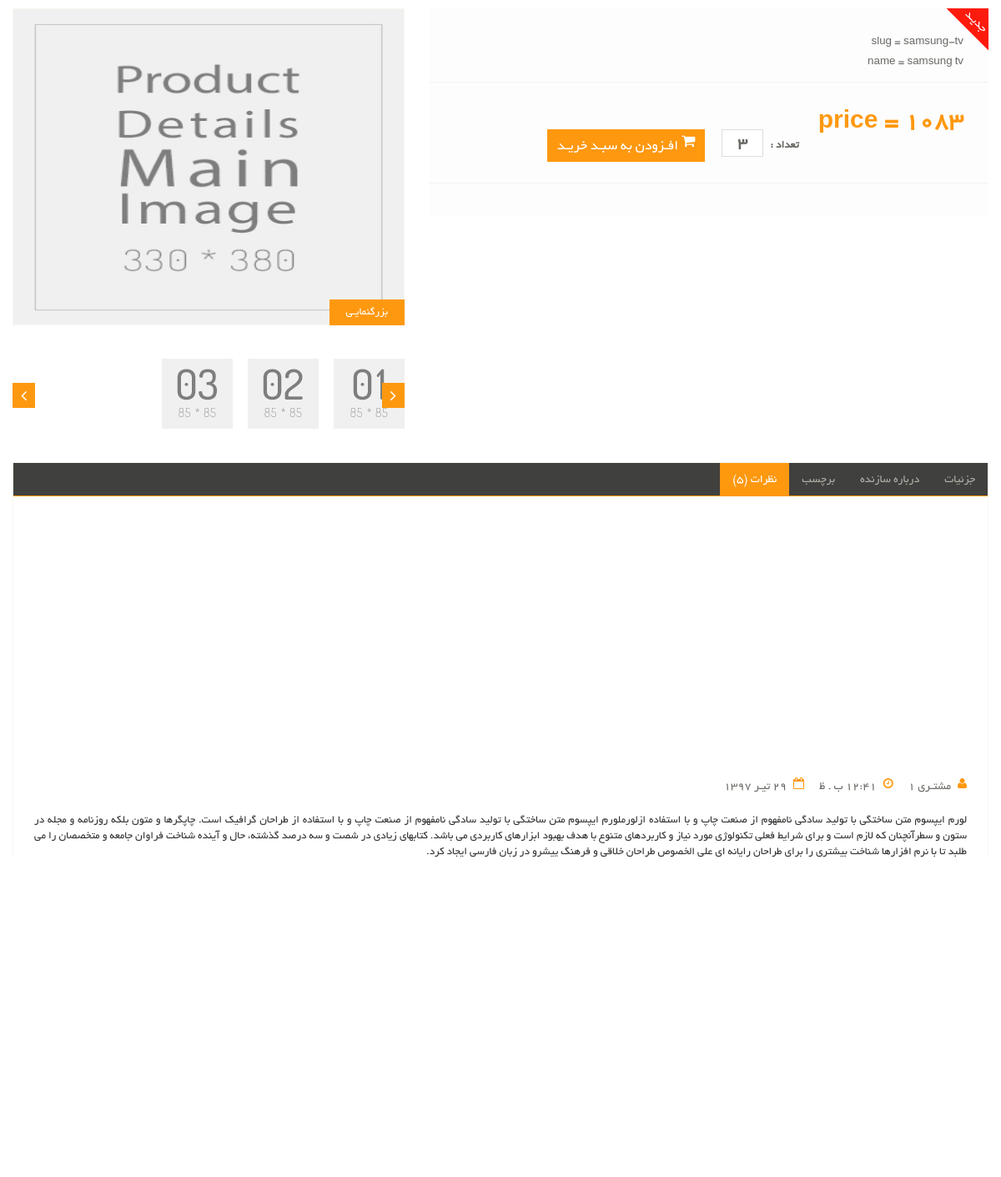
Screenshot of /samsung-tv with the database file from the repository.
### products/models.py (models this page shows, shortened)
class products(models.Model):
    brand = models.ForeignKey(product_brand, on_delete=models.CASCADE,verbose_name="brand_name_product",null=True)
    title = models.CharField(max_length=30,verbose_name= 'title')
    price = models.IntegerField(verbose_name="price")
    description = models.TextField(verbose_name="main_description",db_index=True,)
    short_description = models.CharField(max_length=390,null=True,db_index=True,verbose_name ='short-description')
    is_active = models.BooleanField(default=False,verbose_name="is_active/not_active")
    slug = models.SlugField(max_length=300,editable=True,blank=True,default="",null=False,db_index=True,unique=True)
    category = models.ManyToManyField(product_category,related_name="product_category",verbose_name="categories")
    is_deleted = models.BooleanField(verbose_name="deleted/undeleted")

### products/views.py (the view)
# urls.py: path('<slug:prod_slug>',views.product_detail , name= 'prod_detail'),
def product_detail(request,prod_slug):
    from django.shortcuts import get_object_or_404
    pr_slug = get_object_or_404(products,slug=prod_slug)
    detail_dict = {
        'a_product':pr_slug,
    }
    return render(request,'products/item_detail.html',detail_dict)

### products/templates/products/item_detail.html (shortened to what this page needs)
{% extends '_layout.html' %}
{%block all_content%}
<div class="product-details">
    <div class="col-sm-5">
        <div class="view-product">
            <img src="static/images/product-details/1.jpg" alt="">
            <h3>بزرگنمایـی</h3>
        </div>
        <div id="similar-product" class="carousel slide" data-ride="carousel">
                <div class="carousel-inner">
                    <div class="item active">
                      <a href=""><img src="static/images/product-details/similar1.jpg" alt=""></a>
                      <a href=""><img src="static/images/product-details/similar2.jpg" alt=""></a>
                      <a href=""><img src="static/images/product-details/similar3.jpg" alt=""></a>
                    </div>
                </div>
              <a class="right item-control" href="#similar-product" data-slide="next">
                <i class="fa fa-angle-right"></i>
              </a>
              <a class="left item-control" href="#similar-product" data-slide="prev">
                <i class="fa fa-angle-left"></i>
              </a>
        </div>
    </div>
    <div class="col-sm-7">
        <div class="product-information">
            <img src="static/images/product-details/new.png" class="newarrival" alt="">
            <div>
                <p> slug = {{a_product.slug}} </p>
                <p> name = {{a_product.title}}</p>
            </div>
            <div>
                <span>
                    <span>price = {{a_product.price}} </span>
                </span>
                <span>
                    <label>تعداد :</label>
                    <input type="text" value="3" class="search_box">
                    <button type="button" class="btn btn-fefault cart">
                        <i class="fa fa-shopping-cart"></i>
                        افـزودن به سبـد خریـد
                    </button>
                </span>
            </div>
        </div>
    </div>
</div>
<div class="category-tab shop-details-tab">
    <div class="col-sm-12">
        <ul class="nav nav-tabs">
            <li><a href="#details" data-toggle="tab">جزئیات</a></li>
            <li><a href="#companyprofile" data-toggle="tab">درباره سازنده</a></li>
            <li><a href="#tag" data-toggle="tab">برچسب</a></li>
            <li class="active"><a href="#reviews" data-toggle="tab">نظرات (5)</a></li>
        </ul>
    </div>
        <div class="tab-pane fade active in" id="reviews">
            <div class="col-sm-12">
                <ul>
                    <li><a href=""><i class="fa fa-user"></i>مشتـری 1</a></li>
                    <li><a href=""><i class="fa fa-clock-o"></i>12:41 ب . ظ</a></li>
                    <li><a href=""><i class="fa fa-calendar-o"></i>29 تیـر 1397</a></li>
                </ul>
                <p>لورم ایپسوم متن ساختگی با تولید سادگی نامفهوم از صنعت چاپ و با استفاده ازلورملورم ایپسوم متن ساختگی با تولید سادگی نامفهوم از صنعت چاپ و با استفاده از طراحان گرافیک است. چاپگرها و متون بلکه روزنامه و مجله در ستون و سطرآنچنان که لازم است و برای شرایط فعلی تکنولوژی مورد نیاز و کاربردهای متنوع با هدف بهبود ابزارهای کاربردی می باشد. کتابهای زیادی در شصت و سه درصد گذشته، حال و آینده شناخت فراوان جامعه و متخصصان را می طلبد تا با نرم افزارها شناخت بیشتری را برای طراحان رایانه ای علی الخصوص طراحان خلاقی و فرهنگ پیشرو در زبان فارسی ایجاد کرد.</p>
                <p><b>نظـر خود را بنویسیـد</b></p>
                <form action="#">
                    <span>
                        <input type="text" placeholder="نام و نام خانوادگـی">
                        <input type="email" placeholder="آدرس ایمیـل">
                    </span>
                    <textarea name=""></textarea>
                    <b>رتبـه : </b> <img src="static/images/product-details/rating.png" alt="">
                    <button type="button" class="btn btn-default pull-left">
                    </button>
                </form>
            </div>
        </div>
    </div>
{%endblock%}

### rows the page displays
products: slug "samsung-tv", title "samsung tv", price "1083"
